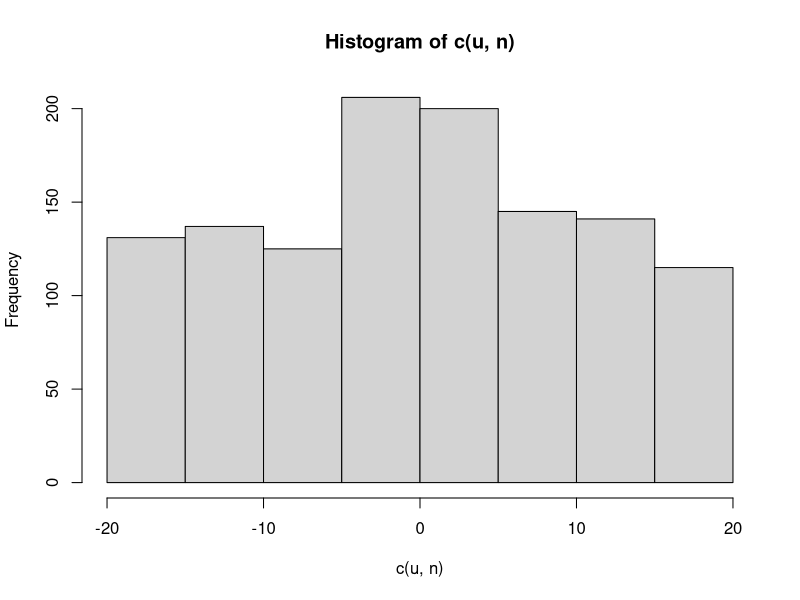

The R source for this figure: (Note: this script raises an error after producing the figure.)
library("ggplot2")

u = runif(1000,-20,20)
n = rnorm(200,0,3)

hist(c(u,n))



b=(1:100)/10
oy = (1:10)
width=10:20
width = width[width %% 2 == 0]
ot=(1:30)/10
ox=(1:2)
#b=1
#oy=1
#width = 10
#ot = 3
#ox = 1
mc = expand.grid(b, oy, width, ot, ox)
mc$estimate_u = NA
mc$estimate_sd = NA
mc$t_u = NA
mc$t_sd = NA
colnames(mc)[1:5] = c("b","oy","width","ot","ox")
estimate_sd = rep(NA, nrow(mc))
t_sd = rep(NA, nrow(mc))
# Shuffle
mc = mc[sample(1:nrow(mc)),]
for (j in 1:nrow(mc)){
  print(j)
  out = get_distributions(mc[j,'b'],
                          mc[j,'oy'],
                          mc[j,'width'],
                          mc[j,'ot'],
                          mc[j,'ox'])
  
  estimate_sd[j] = out$esd
  t_sd[j] = out$tsd
  #mc[j,'estimate_u'] = out$eu
  #mc[j,'estimate_sd'] = out$esd
  #mc[j,'t_u'] = out$tu
  #mc[j,'t_sd'] = out$tsd
  
}

plot(mc$ot/mc$oy, estimate_sd/t_sd)

library(mgcv)
mc$estimate_sd = estimate_sd
mc$t_sd = t_sd
gam_fit = mgcv::gam(estimate_sd/t_sd~s(b, k=3) + s(oy, k=3) + width + s(ot,k=3) + ox, data=mc)
predict(gam_fit)


get_distributions = function(b, oy, width, ot, ox){
  # Select a random time point t between 1 & 20, by some shift distribution
  estimated_shifts = NULL
  ts = NULL
  for (i in 1:1000){
    y = rnorm(width + 1,0,oy)
    t = round(rnorm(1,0,ot))
    x = rnorm(1,0,ox)
    y[width/2 + 1 + t] = y[width/2 + 1 + t] + b*x
    res = y - b*x
    
    # Check for the likelihood
    shift_l = dnorm((-width/2):(width - width/2), 0, ot, log=TRUE)
    res_l = dnorm(res, 0, oy, log=TRUE)
    
    l = shift_l + res_l
    max_l = which.max(l)
    estimated_shift = max_l - (width/2 + 1)
    estimated_shifts = append(estimated_shifts, estimated_shift)
    ts = append(ts, t)
  }
  
  return(list("eu" = mean(estimated_shifts),
              "esd" = sd(estimated_shifts),
              "tu" = mean(ts),
              "tsd" = sd(ts)))
}

# Plot the distributions of the actual shifted value and the estimated shifted values
hist(estimated_shifts)
# ts=round(rnorm(10000,0.009,sd=1.17612)) Confirmed this is still a normal distribution - now need to derive
# estimated sd and mean, from the relationship of the various parameters
hist(ts)


plot_df = c(estimated_shifts, ts)
label = c(rep("t_hat",length(ts)), rep("t", length(ts)))
plot_df = as.data.frame(cbind(plot_df, label))
colnames(plot_df) = c("shift","label")
plot_df$shift = as.numeric(plot_df$shift)

ggplot(plot_df, aes(shift, fill = label)) + geom_density(alpha = 0.2)
sd(estimated_shifts)
sd(ts)



# Gaussian likelihood function
b = 10
lt = dnorm((-30:30)/10,0,1) + dnorm(rnorm(1000,0,1),0,1)
hist(lt)
le = dnorm((-100:100)/10,0,3) + dnorm(rnorm(1000,0,1),0,1)
hist(le)
